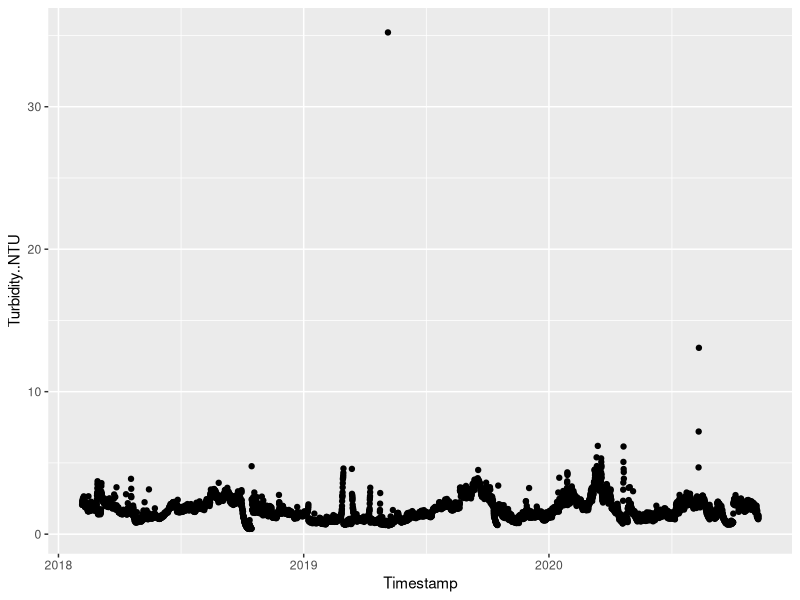
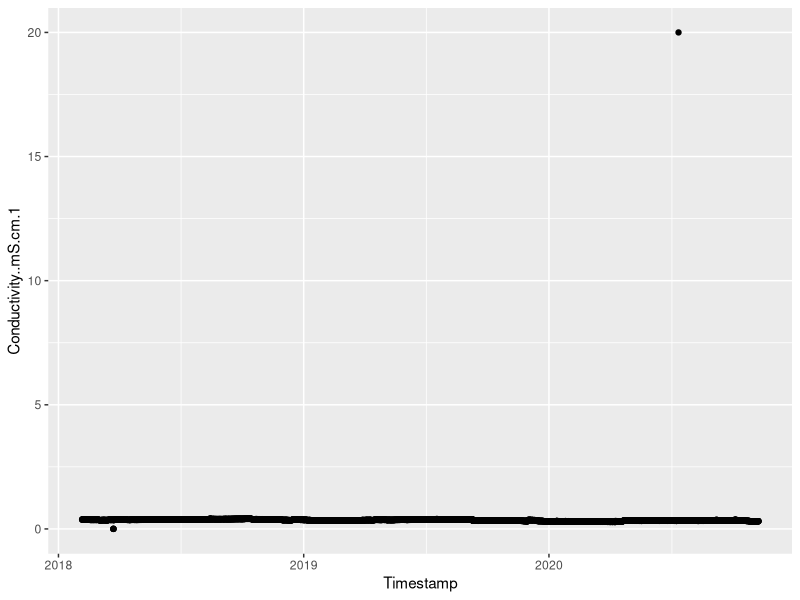
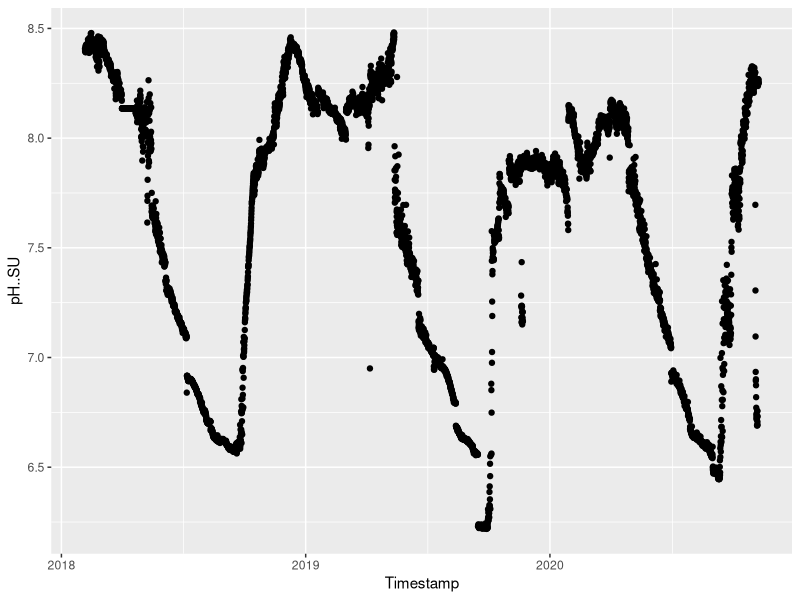
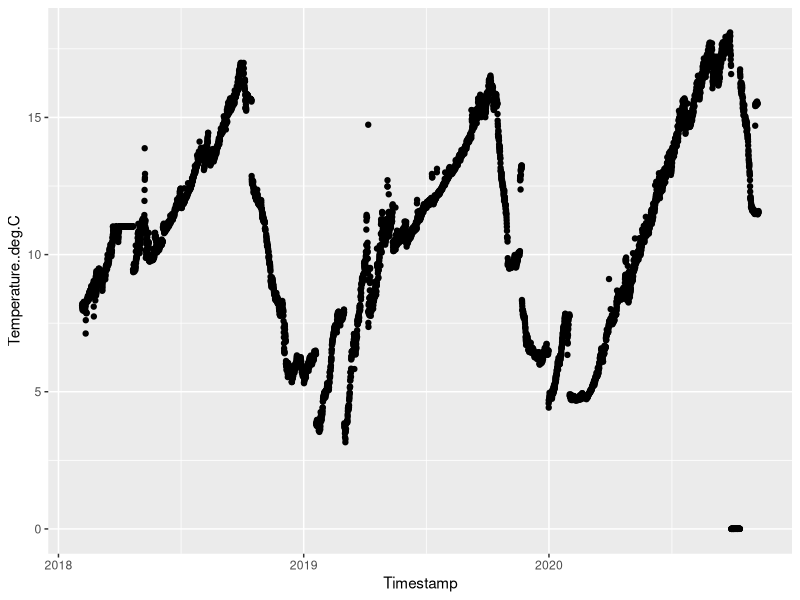
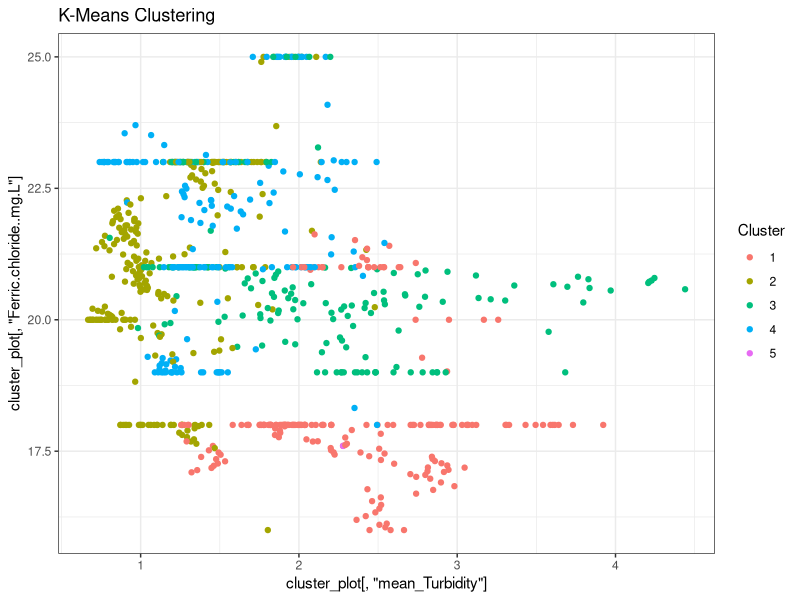

Generate these figures, in order, with R:
## ---- chunk 1
knitr::opts_chunk$set(echo = TRUE)
## ---- chunk 2
library(dplyr)
library(tidyr)
library(lubridate)
library(ggplot2)

data = read.csv("RWAR_turb_cond_counts_pH_temp.csv")

data$Timestamp = mdy_hm(data$Timestamp)

# Trying to determine what rows have outliers.
# The goal is to go by column, remove outliers & average that day's data, then ultimately combine every column after it's cleaned to create our fully cleaned data frame.
# Then combine with alkalinity and hardness & coagulant doses data??

ggplot(data, aes(x = Timestamp, y = Turbidity..NTU)) +
  geom_point()

data[data$Turbidity..NTU > 10, ] # row 2701 and 5446

ggplot(data, aes(x = Timestamp, y = Conductivity..mS.cm.1)) +
  geom_point()

data[data$Conductivity..mS.cm.1 > 15, ] # row 5270

# Not sure what to do with particle count (PC) data just yet

ggplot(data, aes(x = Timestamp, y = pH..SU)) +
  geom_point()

ggplot(data, aes(x = Timestamp, y = Temperature..deg.C)) +
  geom_point()

## ---- chunk 3

df1 = read.csv("RWAR_temp_pH_cond_turb_cleaned.csv")
df2 = read.csv("alkalinity_hardness_cleaned.csv")
df3 = read.csv("CoagulantDoses_2017-20.csv")

df1 = df1 %>%
  mutate(Date = ymd(Timestamp))
df2 = df2 %>%
  mutate(Date = mdy(Date))
df3 = df3 %>%
  mutate(Date = mdy(Date))

# This merge is only keeping the rows that are in both data frames
# Not using df3 because I don't want our target variables to be included in the clustering
merged = df1 %>% 
  inner_join(df2, by = "Date")
merged$Timestamp = NULL # We'll keep the Date column

cluster_data = merged %>%
  select(where(is.numeric)) %>%
  drop_na()

cluster_data = scale(cluster_data) # Standardize the data

cluster_fit = kmeans(cluster_data, centers = 5, nstart = 25)

merged$cluster = cluster_fit$cluster

# Interpretation

table(merged$cluster)
cluster_fit$centers

cluster_plot = merged %>% 
  inner_join(df3, by = "Date")

# You can change the names to see different variables and their clusters
ggplot(merged, aes(x = cluster_plot[ , "mean_Turbidity"], y = cluster_plot[ , "Ferric.chloride..mg.L"], # you can compare any two columns
                   color = factor(cluster))) +
  geom_point() +
  labs(title = "K-Means Clustering", color = "Cluster") +
  theme_bw()


